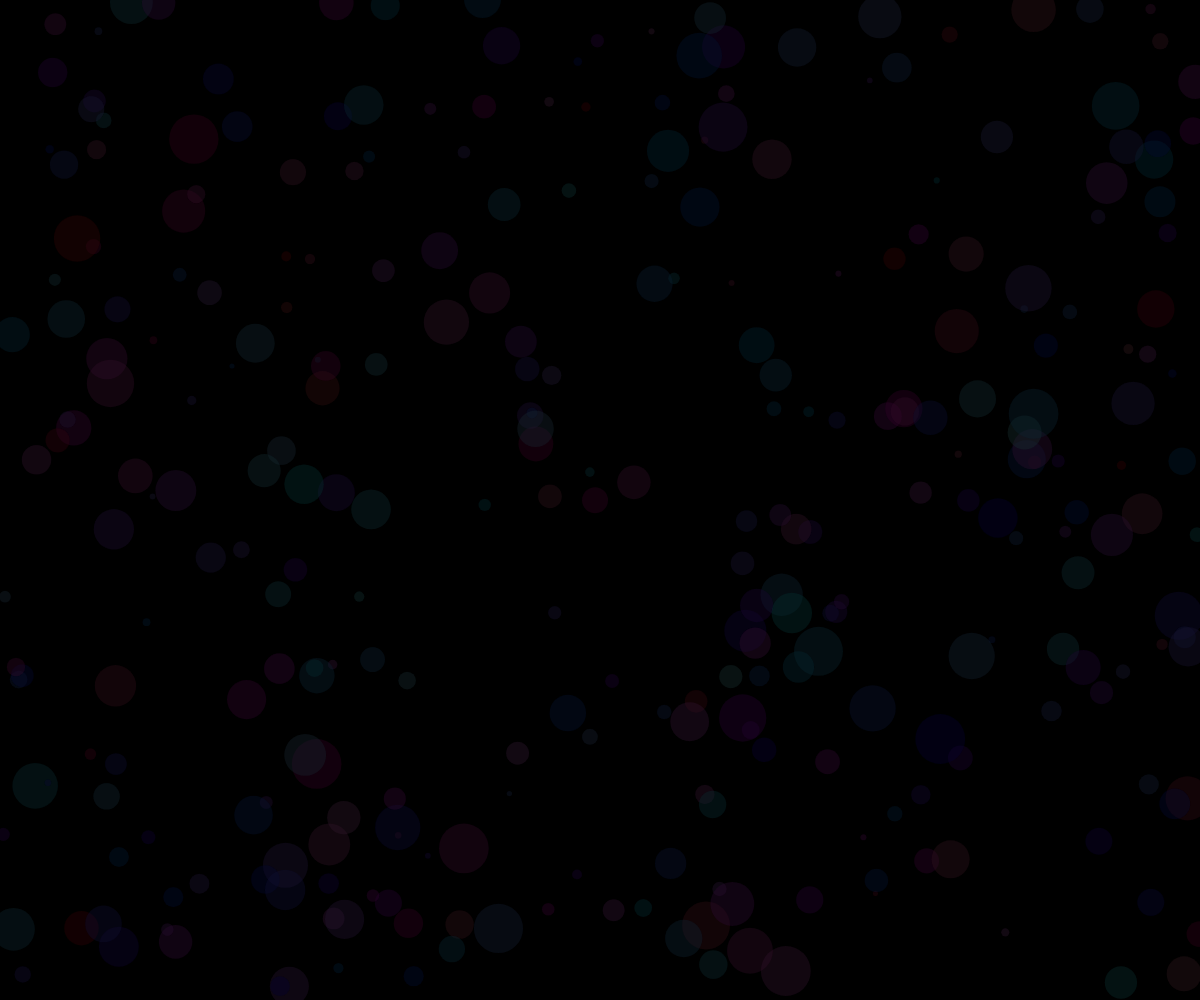
Frame 1 (no input)
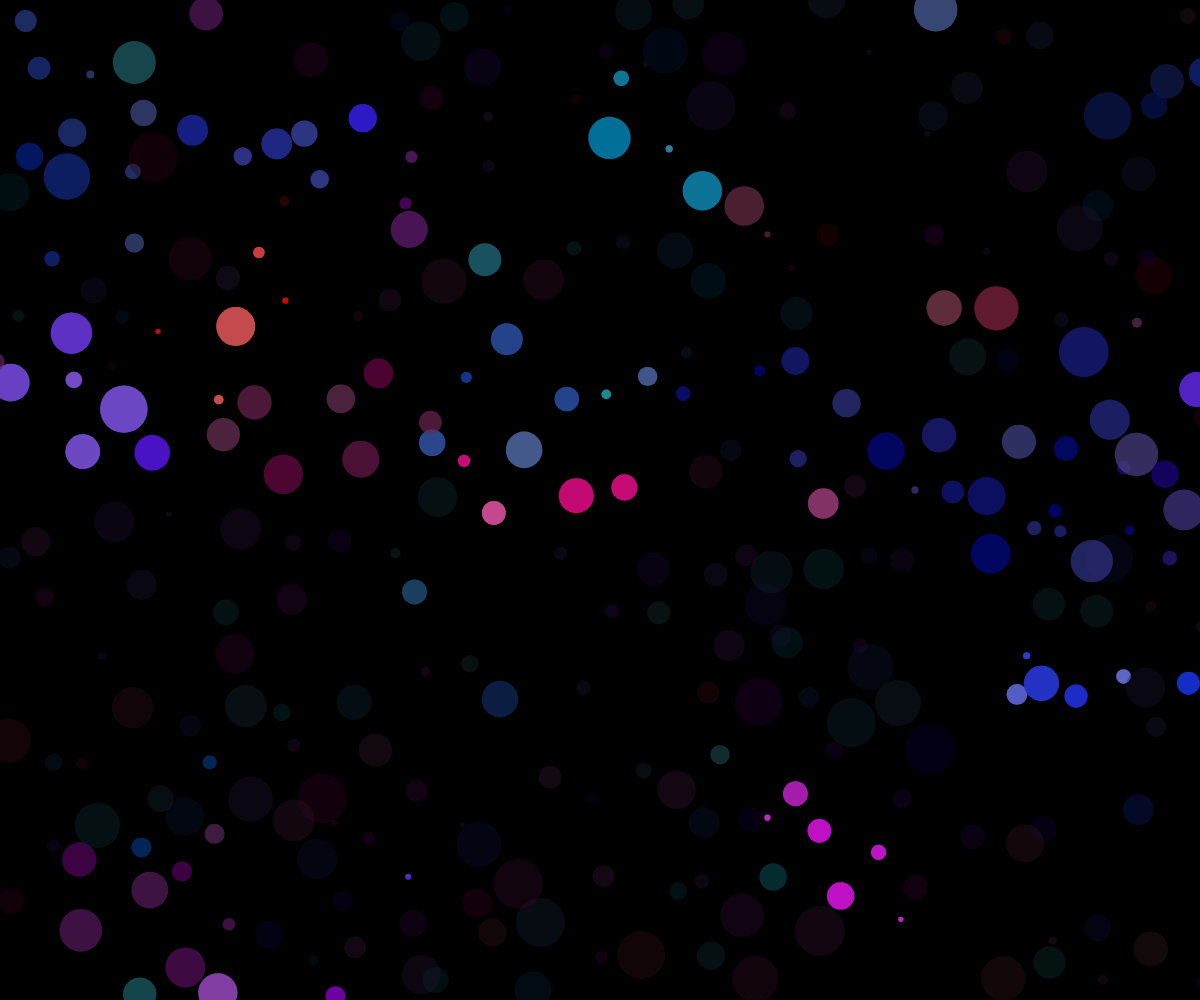
Frame 60 (no input)
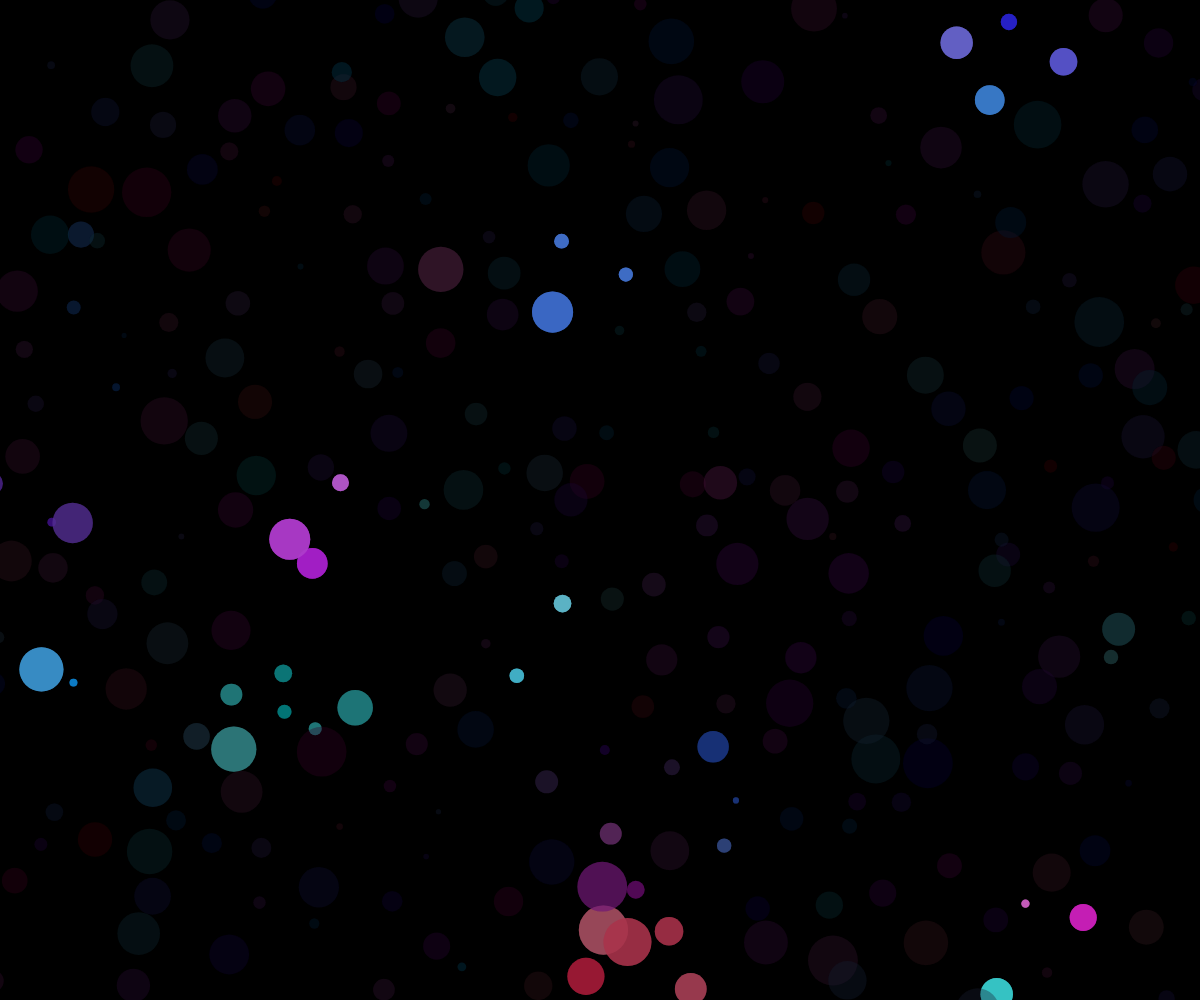
Frame 120 (the mouse pressed at the canvas centre since frame 60)

The p5.js sketch that drew these frames (run headless with seeded random() and noise() and a simulated clock; from frame 60 on, the mouse is pressed at the canvas centre):

// p5.js sketch
// ── sketch.js
// ___ by Antoinette Bumatay-Chan
// Created for the #WCCChallenge - Topic: Firefly
//
//
// See other submissions here: https://openprocessing.org/curation/78544
// Join the Birb's Nest Discord community!  https://discord.gg/S8c7qcjw2b

let gFireflies;
let gCount = 300;
let gDesiredSeparation = 50;
let gNeighborDist = 400;
let gBuffer = 10;
let gBrightnessMin = 0.2;
let gBrightnessMax = 0.8;
let gAlphaMin = 0.1;
let gAlphaMax = 0.5;
let gFadeDuration = 300;
let gHoldDuration = 200;
let gFlashDuration = 2 * gFadeDuration + gHoldDuration;
let gNewFlashInterval = 5000;
let gRecoverDuration = 1000;

let gProps = {};

function setup() {
  createCanvas(windowWidth, windowHeight);
  colorMode(HSB, 1);
  noStroke();
  gProps = {
    fMax: random(0.01, 1),
    sMax: random(4, 6),
    sep: 0.05,
    ali: 0.002,
    coh: 0.001,
  };
  makeNewFlock();
  background(0);
}

function makeNewFlock() {
  gFireflies = new Flock();
}

function draw() {
  console.log(frameRate());
  background(0);
  gFireflies.run();
}

class Flock {
  constructor() {
    this.boids = [];

    let props = {
      fMax: random(0.01, 1),
      sMax: random(4, 6),
      sep: 0.05,
      ali: 0.002,
      coh: 0.001,
    };

    for (let i = 0; i < gCount; i++) {
      this.boids.push(new Firefly(props));
    }
  }

  run() {
    for (let b of this.boids) {
      b.run(this.boids);
      b.draw();
    }
  }
}

class Firefly {
  constructor(props) {
    this.h = random(0.5, 1);
    this.dimColor = color(this.h, random(0.5, 1), gBrightnessMin, gBrightnessMin);
    this.currentColor = this.dimColor;
    this.pos = createVector(random(width), random(height));
    this.vel = p5.Vector.random2D();

    this.isFlashing = false;
    this.isRecovering = false;

    this.readyToGoTime = 0;
    this.nextFlashTime = random(gNewFlashInterval);
    this.r = random(5, 50);

    this.flashLife = 0;
  }

  run(boids) {
    this.flashCheck(boids);
    this.flock(boids);
    this.bounds();
    this.draw();
  }

  flashCheck(boids) {
    let now = millis();
    if (this.isFlashing && now > this.flashDoneTime) {
      this.isFlashing = false;
      this.nextFlashTime = now + gNewFlashInterval;
      this.currentColor = this.dimColor;
    } else if (this.isFlashing) {
      this.flashLife = this.flashDoneTime - millis();
    } else if (this.isRecovering && now > this.readyToGoTime) {
      this.isRecovering = false;
    } else if (!this.isFlashing && now > this.nextFlashTime) {
      this.flash(boids, now, this.h);
    }
  }

  flash(boids, now, hue) {
    if (this.isRecovering || this.isFlashing) return;

    this.isFlashing = true;
    this.isRecovering = true;
    this.flashDoneTime = now + gFlashDuration;
    this.readyToGoTime = now + gRecoverDuration;
    this.currentColor = color(hue, saturation(this.dimColor), gBrightnessMin, gBrightnessMin);

    for (let boid of boids) {
      let d = p5.Vector.dist(this.pos, boid.pos);
      if (d > 0 && d < gDesiredSeparation) {
        boid.flash(boids, now, hue);
      }
    }
  }

  draw() {
    if (this.isFlashing) {
      this.updateBrightness();
    }
    fill(this.currentColor);
    ellipse(this.pos.x, this.pos.y, this.r);
  }

  updateBrightness() {
    let b = gBrightnessMin;
    if (this.flashLife < gFadeDuration) {
      b = map(this.flashLife, 0, gFadeDuration, gBrightnessMin, gBrightnessMax);
    } else if (this.flashLife < gFadeDuration + gHoldDuration) {
      b = gBrightnessMax;
    } else {
      b = map(this.flashLife, gFadeDuration + gHoldDuration, gFlashDuration, gBrightnessMax, gBrightnessMin);
    }

    this.currentColor = color(hue(this.currentColor), saturation(this.currentColor), b, b);
  }

  flock(boids) {
    let forceS = this.separate(boids).mult(gProps.sep);
    let forceA = this.align(boids).mult(gProps.ali);
    let forceC = this.cohesion(boids).mult(gProps.coh);

    let a = forceS.add(forceA).add(forceC);

    this.vel.add(a);
    this.vel.limit(gProps.sMax);
    this.pos.add(this.vel);
  }

  seek(target) {
    let desired = p5.Vector.sub(target, this.pos);
    desired.normalize();
    desired.mult(gProps.sMax);

    let steer = p5.Vector.sub(desired, this.vel);
    steer.limit(gProps.fMax);
    return steer;
  }

  separate(boids) {
    let steer = createVector(0, 0);
    let count = 0;
    for (let boid of boids) {
      let d = p5.Vector.dist(this.pos, boid.pos);
      if (d > 0 && d < gDesiredSeparation) {
        let diff = p5.Vector.sub(this.pos, boid.pos);
        diff.normalize();
        diff.div(d);
        steer.add(diff);
        count++;
      }
    }
    if (count > 0) {
      steer.div(count);
    }
    if (steer.mag() > 0) {
      steer.normalize();
      steer.mult(gProps.sMax);
      steer.sub(this.vel);
      steer.limit(gProps.fMax);
    }

    return steer;
  }

  align(boids) {
    let sum = createVector(0, 0);
    let steer = createVector(0, 0);
    let count = 0;
    for (let boid of boids) {
      let d = p5.Vector.dist(this.pos, boid.pos);
      if (d > 0 && d < gNeighborDist) {
        sum.add(boid.vel);
        count++;
      }
    }

    if (count > 0) {
      sum.div(count);
      sum.normalize();
      sum.mult(gProps.sMax);
      steer = p5.Vector.sub(sum, this.vel);
      steer.limit(gProps.fMax);
    }
    return steer;
  }

  cohesion(boids) {
    let sum = createVector(0, 0);
    let count = 0;
    for (let boid of boids) {
      let d = p5.Vector.dist(this.pos, boid.pos);
      if (d > 0 && d < gNeighborDist) {
        sum.add(boid.pos);
        count++;
      }
    }
    if (count > 0) {
      sum.div(count);
      return this.seek(sum);
    }
    return createVector(0, 0);
  }

  bounds() {
    if (this.pos.x < -gBuffer) this.pos.x = width + gBuffer;
    if (this.pos.y < -gBuffer) this.pos.y = height + gBuffer;
    if (this.pos.x > width + gBuffer) this.pos.x = -gBuffer;
    if (this.pos.y > height + gBuffer) this.pos.y = -gBuffer;
  }
}
